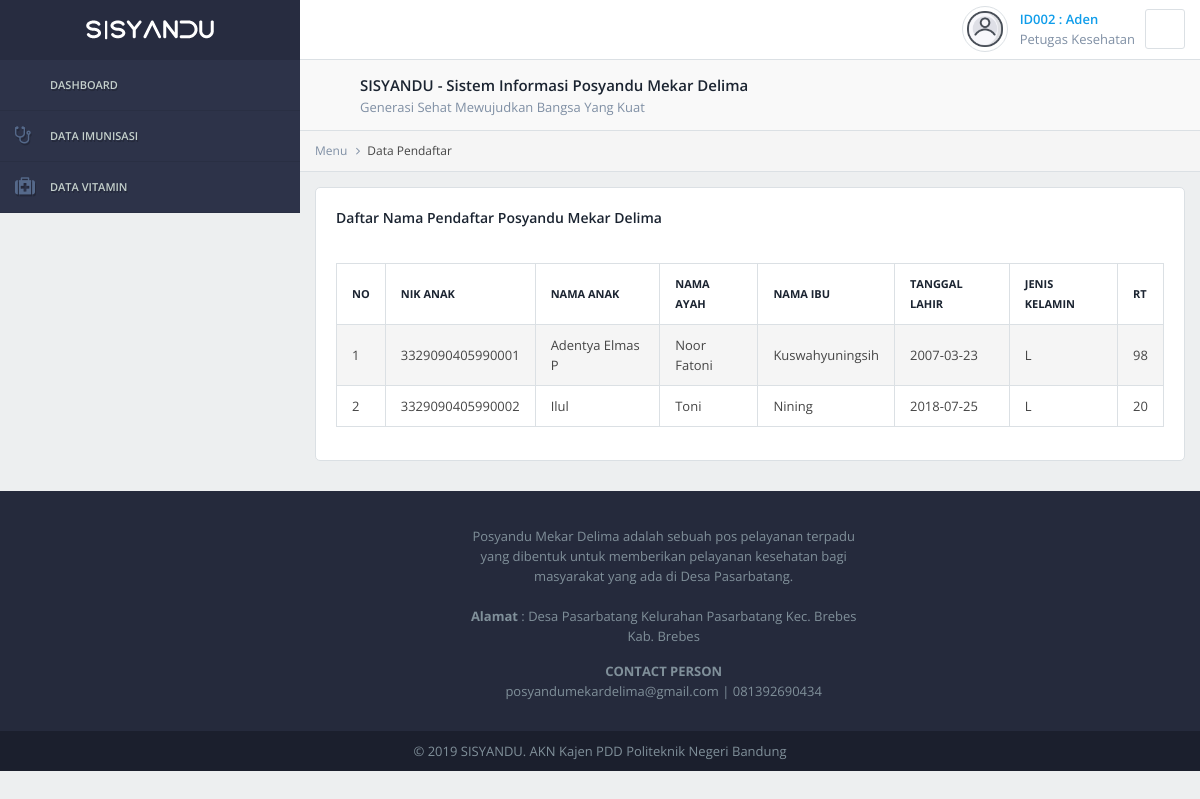
The page /petugas/index.php?page=pendaftar (signed in) on the database its author committed.
### tables this page shows
CREATE TABLE `tb_pendaftar` (
  `nik_anak` bigint(16) NOT NULL,
  `id_user` char(16) NOT NULL,
  `nm_anak` varchar(50) NOT NULL,
  `nm_ayah` varchar(50) NOT NULL,
  `nm_ibu` varchar(50) NOT NULL,
  `tgl_lahir` date NOT NULL,
  `jns_kel` enum('L','P') NOT NULL,
  `rt` int(3) NOT NULL,
  `status_imunisasi` varchar(50) NOT NULL,
  `jenis_imunisasi` varchar(50) NOT NULL
);

### pdo/getanak.php (called while the page is built, shortened)
<?php
    class getanak{
        public function __construct(){
            $this->db = new PDO('mysql:host=localhost;dbname=db_posyandu','root','');
        }
        public function read(){
            try{
                $sql = "select * from tb_pendaftar order by nm_anak ASC";
                $stmt = $this->db->prepare($sql);
                $stmt->execute();
                return $stmt;
            }catch(PDOException $e){
               echo $e->getMessage();
            }
        }
    }
?>

### Petugas/pendaftar.php (the view, shortened to what this page needs)
<?php if($_GET['page']=="pendaftar"){?>
    <div class="container">
                        <div class="block block-condensed">
                            <div class="app-heading app-heading-small">
                                <div class="title">
                                    <h5>Daftar Nama Pendaftar Posyandu Mekar Delima</h5>
                                </div>
                            </div>
                            <div class="block-content">
                                <table class="table table-striped table-bordered datatable-extended">
                                    <thead>
                                        <tr>
                                            <th>No</th>
                                            <th>NIK Anak</th>
                                            <th>Nama Anak</th>
                                            <th>Nama Ayah</th>
                                            <th>Nama Ibu</th>
                                            <th>Tanggal Lahir</th>
                                            <th>Jenis Kelamin</th>
                                            <th>RT</th>
                                        </tr>
                                    </thead>
                                    <tbody>
                                    <?php
                                            require '../pdo/getanak.php';
                                            $getanak = new getanak();
                                            $tampil = $getanak->read();
                                            $no = 1;
                                            while($data = $tampil->fetch(PDO::FETCH_OBJ)){
                                        ?>
                                        <tr>
                                            <td><?= $no++ ?></td>
                                            <td><?= $data->nik_anak ?></td>
                                            <td><?= $data->nm_anak ?></td>
                                            <td><?= $data->nm_ayah ?></td>
                                            <td><?= $data->nm_ibu ?></td>
                                            <td><?= $data->tgl_lahir ?></td>
                                            <td><?= $data->jns_kel ?></td>
                                            <td><?= $data->rt ?></td>
                                        </tr>
                                        <?php }?>
                                    </tbody>
                                </table>
                            </div>
                        </div>
                    </div>
<?php }
?>

### Petugas/index.php (shortened to what this page needs)
<?php
    if(empty($_SESSION['userid']) || $_SESSION['lev']!="Petugas Kesehatan"){
        header('location:../index.php');
    }else{
?>
<!DOCTYPE html>
<html lang="en">
    <head>
        <link rel="stylesheet" href="css/styles.css">
    </head>
    <body>
        <div class="app">
            <div class="app-container">
                <?php include "sidebar.php" ?>
                <div class="app-content app-sidebar-left">
                    <?php include "header.php" ?>
                    <?php
                        if($_GET['page']==""){
                            include 'setaktifdashboard.php';
                        }
                        else if($_GET['page']=="pendaftar"){
                            include 'setaktifpendaftar.php';
                        }
                    ?>
                    <?php
                        if($_GET['page']==""){
                            include 'main-content.php';
                        }
                        else if($_GET['page']=="pendaftar") {
                            include 'pendaftar.php';
                        }
                    ?>
                </div>
            </div>
            <?php include "footer.php" ?>
        </div>
    </body>
</html>
                    <?php } ?>

### Petugas/sidebar.php (shortened to what this page needs)
<div class="app-sidebar app-navigation app-navigation-style-default app-navigation-open-hover dir-left" data-type="close-other">
                    <a href="index.php" class="app-navigation-logo">
                    </a>
                    <nav>
                        <ul>
                            <li><a href="dashboard"><span class="icon-laptop-phone"></span> Dashboard</a></li>
                            <li>
                                <a href="imun"><span class="fa fa-stethoscope"></span> Data Imunisasi</a>
                            </li>
                            <li><a href="vitamin"><span class="fa fa-medkit"></span> Data Vitamin</a></li>
                </div>

### Petugas/header.php (shortened to what this page needs)
<div class="app-header">
                        <ul class="app-header-buttons">
                            <li class="hidden-mobile"><a href="#" class="btn btn-link btn-icon" data-sidebar-minimize=".app-sidebar.dir-left"><span class="icon-list4"></span></a></li>
                        </ul>
                        <ul class="app-header-buttons pull-right">
                            <li>
                                <div class="contact contact-rounded contact-bordered contact-lg contact-ps-controls">
                                    <img src="img/user.png" alt="John Doe">
                                    <div class="contact-container">
                                        <a href="#"><?php echo $_SESSION['userid'].' : '.$_SESSION['username'];?></a>
                                        <span><?php echo $_SESSION['lev']; ?></span>
                                    </div>
                                    <div class="contact-controls">
                                        <div class="dropdown">
                                            <button type="button" class="btn btn-default btn-icon" data-toggle="dropdown"><span class="icon-cog"></span></button>
                                        </div>
                                    </div>
                                </div>
                            </li>
                        </ul>
                    </div>

### Petugas/setaktifpendaftar.php
<div class="app-heading app-heading-bordered app-heading-page">
<div class="icon icon-lg">
    <span class="icon-laptop-phone"></span>
</div>
<div class="title">
    <h1>SISYANDU - Sistem Informasi Posyandu Mekar Delima</h1>
    <p>Generasi Sehat Mewujudkan Bangsa Yang Kuat</p>
</div>
</div>
<div class="app-heading-container app-heading-bordered bottom">
<ul class="breadcrumb">
    <li><a href="#">Menu</a></li>
    <li class="active">Data Pendaftar</li>
</ul>
</div>

### Petugas/footer.php
<div class="app-footer app-footer-default" id="footer">
                <div class="app-footer-line extended">
                    <div style="margin-left:419px" class="row">
                        <div style="text-align:center" class="col-md-7 col-sm-4">
                            <p>Posyandu Mekar Delima adalah sebuah pos pelayanan terpadu yang dibentuk untuk memberikan pelayanan kesehatan bagi masyarakat yang ada di Desa Pasarbatang. <br><br><strong>Alamat</strong> : Desa Pasarbatang Kelurahan Pasarbatang Kec. Brebes Kab. Brebes </p>
                            <p><strong>CONTACT PERSON</strong><br> posyandumekardelima@gmail.com | 081392690434 </p>
                        </div>
                    </div>
                </div>
                <div class="app-footer-line darken">
                    <div class="copyright wide text-center">&copy; 2019 SISYANDU. AKN Kajen PDD Politeknik Negeri Bandung</div>
                </div>
            </div>

### rows shown on the page
tb_pendaftar: nik_anak "3329090405990001", nm_anak "Adentya Elmas P", nm_ayah "Noor Fatoni", nm_ibu "Kuswahyuningsih", tgl_lahir "2007-03-23", jns_kel "L", rt "98"
tb_pendaftar: nik_anak "3329090405990002", nm_anak "Ilul", nm_ayah "Toni", nm_ibu "Nining", tgl_lahir "2018-07-25", jns_kel "L", rt "20"

### other values the page prints
$_SESSION['userid'] "ID002"
$_SESSION['username'] "Aden"
$_SESSION['lev'] "Petugas Kesehatan"
